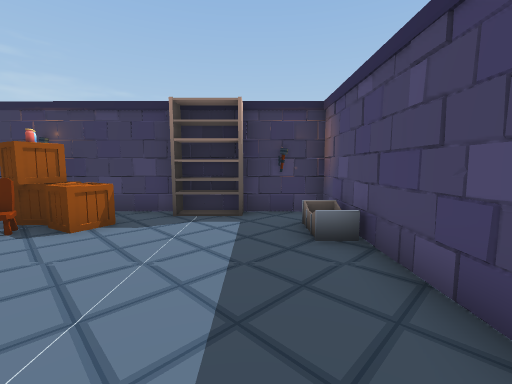
[1] (above)

13 first-person views from a walk through a Unity game level. The camera is 1.3 m above the floor, tilts 6° down and sees 90° across. The floor is counted in squares, 1 m on a side. Each view is taken from the middle of a square. On the plan, view 1 faces up. The plan holds only what a view shows up to about 13 squares ahead; the rest is blank. The player is left out.

[2]
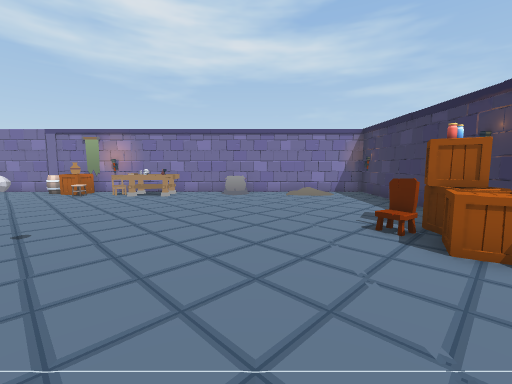

[3]
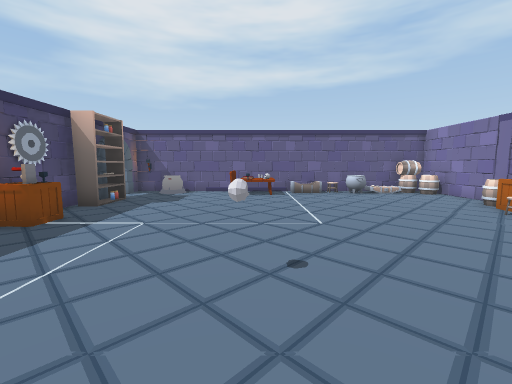

[4]
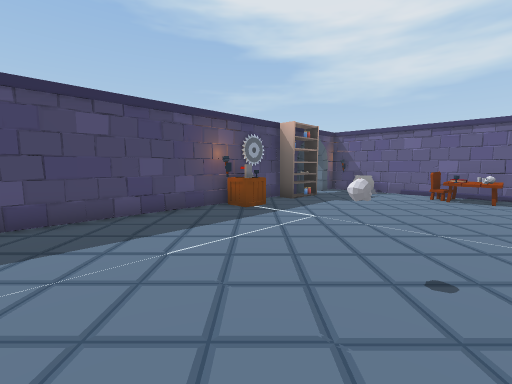

[5]
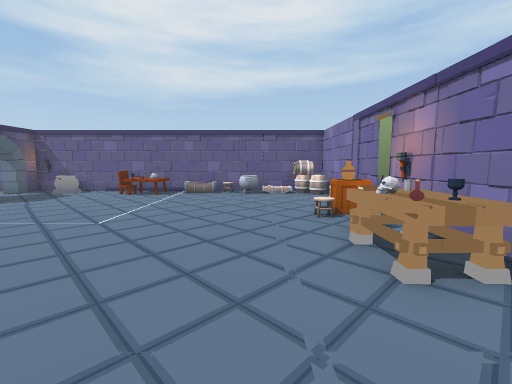

[6]
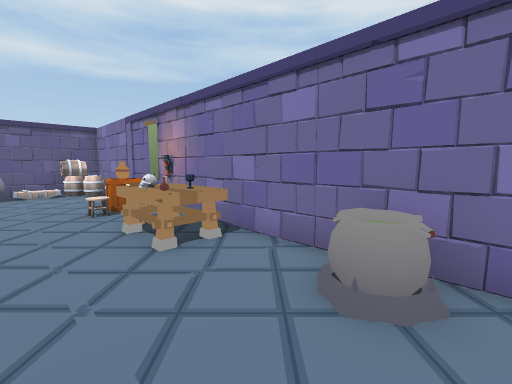

[7]
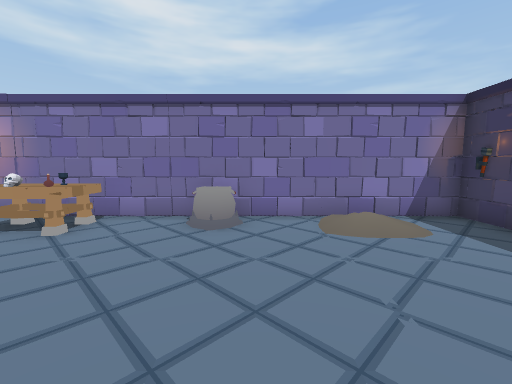

[8]
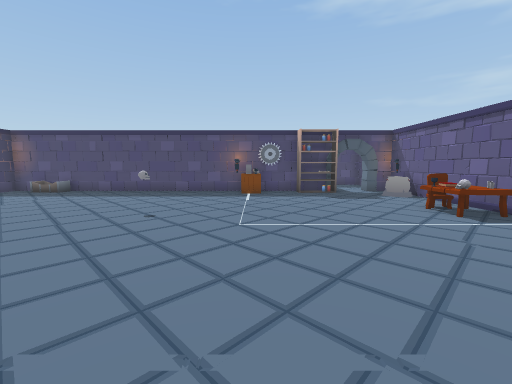

[9]
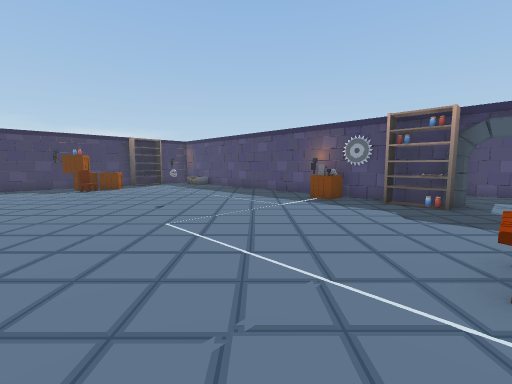

[10]
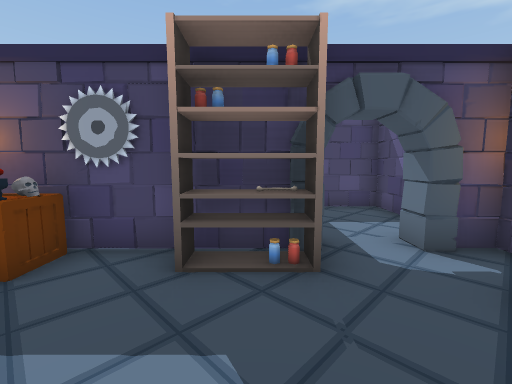

[11]
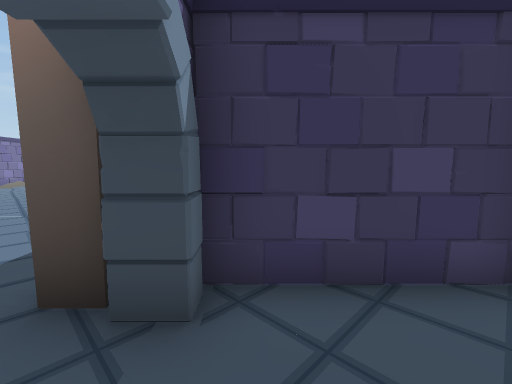

[12]
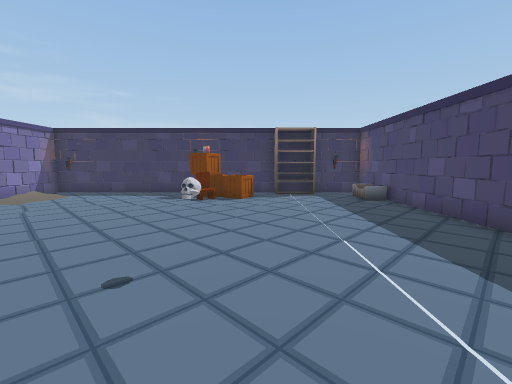

[13]
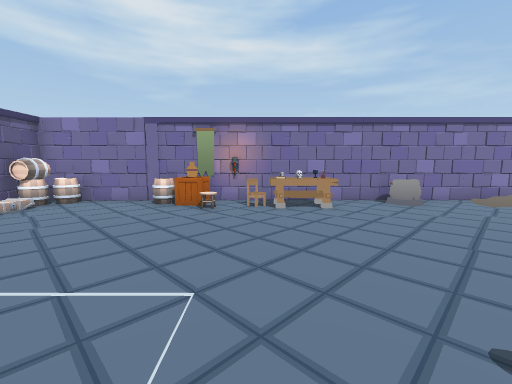

### Floor plan
Ten units are one square. View 1 is at (0, 0); x grows to the right and y downward. Boxes are objects, and circles mark ways between rooms. Rooms are numbered by the first view taken in them; rooms with no view inside come last. Other rooms are left out.
<svg viewBox="-130 -80 195 203">
<path fill="none" stroke="#000" d="M17 86 21 78M25 90 19 90 19 -69 17 -71 -124 -71 -124 95M8 -70 4 -72M-112 -72 -118 -70M-124 118 19 118 19 106 25 106M19 33 21 29M19 -6 21 -10M36 118 59 118 60 116 60 86M59 83 25 83 25 90"/>
<rect x="-125" y="95" width="10" height="10" fill="#bbb"><title>other object</title></rect>
<rect x="-125" y="65" width="20" height="10" fill="#bbb"><title>other object</title></rect>
<rect x="-125" y="55" width="20" height="10" fill="#bbb"><title>other object</title></rect>
<rect x="-125" y="15" width="10" height="20" fill="#bbb"><title>other object</title></rect>
<rect x="-125" y="-15" width="20" height="10" fill="#bbb"><title>other object</title></rect>
<rect x="-115" y="105" width="10" height="10" fill="#bbb"><title>other object</title></rect>
<rect x="-115" y="35" width="10" height="10" fill="#bbb"><title>other object</title></rect>
<rect x="-115" y="25" width="10" height="10" fill="#bbb"><title>other object</title></rect>
<rect x="-115" y="15" width="10" height="10" fill="#bbb"><title>other object</title></rect>
<rect x="-115" y="5" width="10" height="10" fill="#bbb"><title>other object</title></rect>
<rect x="-105" y="25" width="10" height="10" fill="#bbb"><title>other object</title></rect>
<rect x="-95" y="105" width="20" height="10" fill="#bbb"><title>other object</title></rect>
<rect x="-65" y="-65" width="10" height="10" fill="#bbb"><title>other object</title></rect>
<rect x="-55" y="105" width="10" height="10" fill="#bbb"><title>other object</title></rect>
<rect x="-55" y="95" width="10" height="10" fill="#bbb"><title>other object</title></rect>
<rect x="-55" y="-55" width="10" height="10" fill="#bbb"><title>other object</title></rect>
<rect x="-55" y="-65" width="20" height="10" fill="#bbb"><title>other object</title></rect>
<rect x="-45" y="105" width="10" height="10" fill="#bbb"><title>other object</title></rect>
<rect x="-45" y="95" width="10" height="10" fill="#bbb"><title>other object</title></rect>
<rect x="-45" y="15" width="10" height="10" fill="#bbb"><title>other object</title></rect>
<rect x="-45" y="-55" width="20" height="10" fill="#bbb"><title>other object</title></rect>
<rect x="-35" y="105" width="10" height="10" fill="#bbb"><title>other object</title></rect>
<rect x="-35" y="95" width="10" height="10" fill="#bbb"><title>other object</title></rect>
<rect x="-15" y="-75" width="10" height="10" fill="#bbb"><title>other object</title></rect>
<rect x="-5" y="105" width="10" height="10" fill="#bbb"><title>other object</title></rect>
<rect x="5" y="85" width="10" height="10" fill="#bbb"><title>other object</title></rect>
<rect x="5" y="75" width="10" height="10" fill="#bbb"><title>other object</title></rect>
<rect x="5" y="55" width="10" height="10" fill="#bbb"><title>other object</title></rect>
<rect x="5" y="35" width="10" height="20" fill="#bbb"><title>other object</title></rect>
<circle cx="20" cy="100" r="3" fill="#2a7"/>
<text x="-50" y="20">1</text>
<text x="40" y="100">2</text>
</svg>
Room 1 opens to room 2.

Where each view was taken, in squares from view 1:
view 1: 0 up, 0 right, facing up
view 2: 2 up, 0 right, facing left
view 3: 1 up, 4 left, facing down
view 4: 1 up, 5 left, facing down-right
view 5: 1 up, 9 left, facing down
view 6: 2 up, 9 left, facing down-left
view 7: 2 up, 6 left, facing left
view 8: 5 down, 11 left, facing right
view 9: 10 down, 8 left, facing up-right
view 10: 8 down, 2 left, facing right
view 11: 11 down, 3 right, facing up
view 12: 5 down, 3 left, facing up
view 13: 4 down, 3 left, facing left
